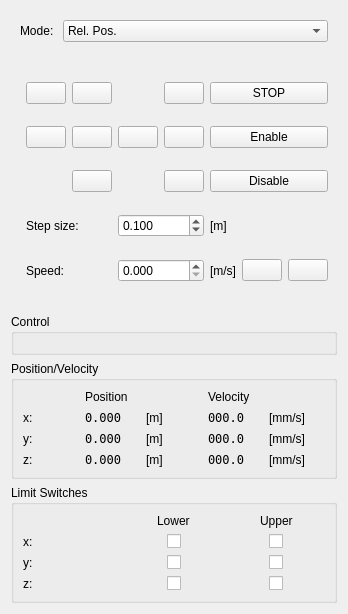
<?xml version="1.0" encoding="UTF-8"?>
<ui version="4.0">
 <class>ManualControlWidget</class>
 <widget class="QWidget" name="ManualControlWidget">
  <property name="geometry">
   <rect>
    <x>0</x>
    <y>0</y>
    <width>348</width>
    <height>614</height>
   </rect>
  </property>
  <property name="sizePolicy">
   <sizepolicy hsizetype="Fixed" vsizetype="Fixed">
    <horstretch>0</horstretch>
    <verstretch>0</verstretch>
   </sizepolicy>
  </property>
  <property name="windowTitle">
   <string>Manual Gantry Control</string>
  </property>
  <layout class="QGridLayout" name="gridLayout">
   <item row="4" column="0" colspan="2">
    <widget class="QGroupBox" name="groupBox">
     <property name="title">
      <string>Position/Velocity</string>
     </property>
     <layout class="QGridLayout" name="gridLayout_4">
      <item row="3" column="4">
       <widget class="QLabel" name="label_6">
        <property name="text">
         <string>[mm/s]</string>
        </property>
       </widget>
      </item>
      <item row="2" column="3">
       <widget class="QLabel" name="actual_velocity_y">
        <property name="font">
         <font>
          <family>DejaVu Sans Mono</family>
         </font>
        </property>
        <property name="text">
         <string>000.0</string>
        </property>
       </widget>
      </item>
      <item row="2" column="1">
       <widget class="QLabel" name="actual_position_y">
        <property name="font">
         <font>
          <family>DejaVu Sans Mono</family>
         </font>
        </property>
        <property name="text">
         <string>0.000</string>
        </property>
       </widget>
      </item>
      <item row="2" column="4">
       <widget class="QLabel" name="label_5">
        <property name="text">
         <string>[mm/s]</string>
        </property>
       </widget>
      </item>
      <item row="2" column="0">
       <widget class="QLabel" name="y_label">
        <property name="text">
         <string>y:</string>
        </property>
       </widget>
      </item>
      <item row="3" column="0">
       <widget class="QLabel" name="z_label">
        <property name="text">
         <string>z:</string>
        </property>
       </widget>
      </item>
      <item row="3" column="2">
       <widget class="QLabel" name="z_unit_label">
        <property name="text">
         <string>[m]</string>
        </property>
       </widget>
      </item>
      <item row="2" column="2">
       <widget class="QLabel" name="y_pos_unit_label">
        <property name="text">
         <string>[m]</string>
        </property>
       </widget>
      </item>
      <item row="1" column="3">
       <widget class="QLabel" name="actual_velocity_x">
        <property name="font">
         <font>
          <family>DejaVu Sans Mono</family>
         </font>
        </property>
        <property name="text">
         <string>000.0</string>
        </property>
       </widget>
      </item>
      <item row="3" column="1">
       <widget class="QLabel" name="actual_position_z">
        <property name="font">
         <font>
          <family>DejaVu Sans Mono</family>
         </font>
        </property>
        <property name="text">
         <string>0.000</string>
        </property>
       </widget>
      </item>
      <item row="1" column="0">
       <widget class="QLabel" name="x_label">
        <property name="text">
         <string>x:</string>
        </property>
       </widget>
      </item>
      <item row="1" column="2">
       <widget class="QLabel" name="x_pos_unit_label">
        <property name="text">
         <string>[m]</string>
        </property>
       </widget>
      </item>
      <item row="1" column="1">
       <widget class="QLabel" name="actual_position_x">
        <property name="font">
         <font>
          <family>DejaVu Sans Mono</family>
         </font>
        </property>
        <property name="text">
         <string>0.000</string>
        </property>
        <property name="scaledContents">
         <bool>false</bool>
        </property>
       </widget>
      </item>
      <item row="3" column="3">
       <widget class="QLabel" name="actual_velocity_z">
        <property name="font">
         <font>
          <family>DejaVu Sans Mono</family>
         </font>
        </property>
        <property name="text">
         <string>000.0</string>
        </property>
       </widget>
      </item>
      <item row="1" column="4">
       <widget class="QLabel" name="label_4">
        <property name="text">
         <string>[mm/s]</string>
        </property>
       </widget>
      </item>
      <item row="0" column="1" colspan="2">
       <widget class="QLabel" name="label_7">
        <property name="text">
         <string>Position</string>
        </property>
       </widget>
      </item>
      <item row="0" column="3" colspan="2">
       <widget class="QLabel" name="label_8">
        <property name="text">
         <string>Velocity</string>
        </property>
       </widget>
      </item>
     </layout>
    </widget>
   </item>
   <item row="3" column="0" colspan="2">
    <widget class="QGroupBox" name="groupBox_2">
     <property name="title">
      <string>Control</string>
     </property>
     <layout class="QGridLayout" name="gridLayout_5"/>
    </widget>
   </item>
   <item row="5" column="0" colspan="2">
    <widget class="QGroupBox" name="groupBox_3">
     <property name="toolTip">
      <string>Overview of the limit switch states.</string>
     </property>
     <property name="title">
      <string>Limit Switches</string>
     </property>
     <layout class="QGridLayout" name="gridLayout_6">
      <item row="1" column="0">
       <widget class="QLabel" name="label_9">
        <property name="text">
         <string>x:</string>
        </property>
       </widget>
      </item>
      <item row="0" column="1" alignment="Qt::AlignHCenter">
       <widget class="QLabel" name="label_2">
        <property name="text">
         <string>Lower</string>
        </property>
       </widget>
      </item>
      <item row="2" column="0">
       <widget class="QLabel" name="label_12">
        <property name="text">
         <string>y:</string>
        </property>
       </widget>
      </item>
      <item row="0" column="2" alignment="Qt::AlignHCenter">
       <widget class="QLabel" name="label_3">
        <property name="text">
         <string>Upper</string>
        </property>
       </widget>
      </item>
      <item row="3" column="0">
       <widget class="QLabel" name="label_15">
        <property name="text">
         <string>z:</string>
        </property>
       </widget>
      </item>
      <item row="1" column="1" alignment="Qt::AlignHCenter">
       <widget class="QCheckBox" name="ll_x_indicator">
        <property name="toolTip">
         <string>State of the lower limit switch of the x-axis</string>
        </property>
        <property name="text">
         <string/>
        </property>
       </widget>
      </item>
      <item row="1" column="2" alignment="Qt::AlignHCenter">
       <widget class="QCheckBox" name="ul_x_indicator">
        <property name="toolTip">
         <string>State of the upper limit switch of the x-axis</string>
        </property>
        <property name="text">
         <string/>
        </property>
       </widget>
      </item>
      <item row="2" column="1" alignment="Qt::AlignHCenter">
       <widget class="QCheckBox" name="ll_y_indicator">
        <property name="toolTip">
         <string>State of the lower limit switch of the y-axis</string>
        </property>
        <property name="text">
         <string/>
        </property>
       </widget>
      </item>
      <item row="2" column="2" alignment="Qt::AlignHCenter">
       <widget class="QCheckBox" name="ul_y_indicator">
        <property name="toolTip">
         <string>State of the upper limit switch of the y-axis</string>
        </property>
        <property name="text">
         <string/>
        </property>
       </widget>
      </item>
      <item row="3" column="1" alignment="Qt::AlignHCenter">
       <widget class="QCheckBox" name="ll_z_indicator">
        <property name="toolTip">
         <string>State of the lower limit switch of the z-axis</string>
        </property>
        <property name="text">
         <string/>
        </property>
       </widget>
      </item>
      <item row="3" column="2" alignment="Qt::AlignHCenter">
       <widget class="QCheckBox" name="ul_z_indicator">
        <property name="toolTip">
         <string>State of the upper limit switch of the z-axis</string>
        </property>
        <property name="text">
         <string/>
        </property>
       </widget>
      </item>
     </layout>
    </widget>
   </item>
   <item row="1" column="0" colspan="2">
    <widget class="QWidget" name="widget" native="true">
     <layout class="QFormLayout" name="formLayout">
      <item row="0" column="0">
       <widget class="QLabel" name="mode_label">
        <property name="text">
         <string>Mode: </string>
        </property>
       </widget>
      </item>
      <item row="0" column="1">
       <widget class="QComboBox" name="mode_combobox">
        <item>
         <property name="text">
          <string>Rel. Pos.</string>
         </property>
        </item>
        <item>
         <property name="text">
          <string>Velocity</string>
         </property>
        </item>
       </widget>
      </item>
     </layout>
    </widget>
   </item>
   <item row="2" column="1">
    <widget class="QStackedWidget" name="stack_widget">
     <property name="currentIndex">
      <number>0</number>
     </property>
     <widget class="QWidget" name="relative_position">
      <layout class="QGridLayout" name="gridLayout_2">
       <item row="11" column="5">
        <widget class="QPushButton" name="rel_set_speed">
         <property name="toolTip">
          <string>Apply currently set maximum velocity for position control mode.</string>
         </property>
         <property name="text">
          <string/>
         </property>
         <property name="icon">
          <iconset theme="document-save">
           <normaloff>../../../../../.designer/backup</normaloff>../../../../../.designer/backup</iconset>
         </property>
        </widget>
       </item>
       <item row="0" column="1">
        <widget class="QPushButton" name="rel_forward_y">
         <property name="toolTip">
          <string>Move along positive y-axis direction.</string>
         </property>
         <property name="text">
          <string/>
         </property>
         <property name="icon">
          <iconset theme="go-up" resource="manual_control.qrc">
           <normaloff>:/svg/up.svg</normaloff>:/svg/up.svg</iconset>
         </property>
         <property name="iconSize">
          <size>
           <width>32</width>
           <height>32</height>
          </size>
         </property>
        </widget>
       </item>
       <item row="3" column="1">
        <widget class="QPushButton" name="rel_go_home_xy">
         <property name="text">
          <string/>
         </property>
         <property name="icon">
          <iconset theme="go-home">
           <normaloff>../../../../../.designer/backup</normaloff>../../../../../.designer/backup</iconset>
         </property>
         <property name="iconSize">
          <size>
           <width>32</width>
           <height>32</height>
          </size>
         </property>
        </widget>
       </item>
       <item row="3" column="2">
        <widget class="QPushButton" name="rel_forward_x">
         <property name="toolTip">
          <string>Move along positive x-axis direction.</string>
         </property>
         <property name="text">
          <string/>
         </property>
         <property name="icon">
          <iconset theme="go-next" resource="manual_control.qrc">
           <normaloff>:/svg/right.svg</normaloff>:/svg/right.svg</iconset>
         </property>
         <property name="iconSize">
          <size>
           <width>32</width>
           <height>32</height>
          </size>
         </property>
        </widget>
       </item>
       <item row="11" column="2" colspan="2">
        <widget class="QDoubleSpinBox" name="rel_speed">
         <property name="decimals">
          <number>3</number>
         </property>
         <property name="singleStep">
          <double>0.001000000000000</double>
         </property>
        </widget>
       </item>
       <item row="8" column="2" colspan="2">
        <widget class="QDoubleSpinBox" name="rel_step_size">
         <property name="decimals">
          <number>3</number>
         </property>
         <property name="singleStep">
          <double>0.010000000000000</double>
         </property>
         <property name="value">
          <double>0.100000000000000</double>
         </property>
        </widget>
       </item>
       <item row="5" column="3">
        <widget class="QPushButton" name="rel_backward_z">
         <property name="text">
          <string/>
         </property>
         <property name="icon">
          <iconset theme="go-down" resource="manual_control.qrc">
           <normaloff>:/svg/down.svg</normaloff>:/svg/down.svg</iconset>
         </property>
         <property name="iconSize">
          <size>
           <width>32</width>
           <height>32</height>
          </size>
         </property>
        </widget>
       </item>
       <item row="5" column="1">
        <widget class="QPushButton" name="rel_backward_y">
         <property name="minimumSize">
          <size>
           <width>0</width>
           <height>0</height>
          </size>
         </property>
         <property name="toolTip">
          <string>Move along negative y-axis direction.</string>
         </property>
         <property name="text">
          <string/>
         </property>
         <property name="icon">
          <iconset theme="go-down" resource="manual_control.qrc">
           <normaloff>:/svg/down.svg</normaloff>:/svg/down.svg</iconset>
         </property>
         <property name="iconSize">
          <size>
           <width>32</width>
           <height>32</height>
          </size>
         </property>
        </widget>
       </item>
       <item row="8" column="4">
        <widget class="QLabel" name="rel_step_size_unit">
         <property name="text">
          <string>[m]</string>
         </property>
        </widget>
       </item>
       <item row="0" column="3">
        <widget class="QPushButton" name="rel_forward_z">
         <property name="text">
          <string/>
         </property>
         <property name="icon">
          <iconset theme="go-up" resource="manual_control.qrc">
           <normaloff>:/svg/up.svg</normaloff>:/svg/up.svg</iconset>
         </property>
         <property name="iconSize">
          <size>
           <width>32</width>
           <height>32</height>
          </size>
         </property>
        </widget>
       </item>
       <item row="11" column="4">
        <widget class="QLabel" name="rel_speed_unit">
         <property name="text">
          <string>[m/s]</string>
         </property>
        </widget>
       </item>
       <item row="3" column="0">
        <widget class="QPushButton" name="rel_backward_x">
         <property name="toolTip">
          <string>Move along negative x-axis direction.</string>
         </property>
         <property name="text">
          <string/>
         </property>
         <property name="icon">
          <iconset theme="go-previous" resource="manual_control.qrc">
           <normaloff>:/svg/left.svg</normaloff>:/svg/left.svg</iconset>
         </property>
         <property name="iconSize">
          <size>
           <width>32</width>
           <height>32</height>
          </size>
         </property>
        </widget>
       </item>
       <item row="11" column="0" colspan="2">
        <widget class="QLabel" name="speed_label">
         <property name="text">
          <string>Speed:</string>
         </property>
        </widget>
       </item>
       <item row="11" column="6">
        <widget class="QPushButton" name="rel_get_speed">
         <property name="toolTip">
          <string>Load/refresh currently set maximum velocity for position control mode.</string>
         </property>
         <property name="text">
          <string/>
         </property>
         <property name="icon">
          <iconset theme="view-refresh">
           <normaloff>../../../../../.designer/backup</normaloff>../../../../../.designer/backup</iconset>
         </property>
        </widget>
       </item>
       <item row="0" column="4" colspan="3">
        <widget class="QPushButton" name="rel_stop">
         <property name="text">
          <string>STOP</string>
         </property>
         <property name="icon">
          <iconset theme="dialog-error"/>
         </property>
        </widget>
       </item>
       <item row="3" column="4" colspan="3">
        <widget class="QPushButton" name="rel_enable">
         <property name="toolTip">
          <string>Enable motors.</string>
         </property>
         <property name="text">
          <string>Enable</string>
         </property>
        </widget>
       </item>
       <item row="5" column="4" colspan="3">
        <widget class="QPushButton" name="rel_disable">
         <property name="toolTip">
          <string>Disable motors.</string>
         </property>
         <property name="text">
          <string>Disable</string>
         </property>
        </widget>
       </item>
       <item row="3" column="3">
        <widget class="QPushButton" name="rel_set_home_z">
         <property name="toolTip">
          <string>Home z-axis.</string>
         </property>
         <property name="text">
          <string/>
         </property>
         <property name="icon">
          <iconset resource="manual_control.qrc">
           <normaloff>:/svg/msl.svg</normaloff>:/svg/msl.svg</iconset>
         </property>
         <property name="iconSize">
          <size>
           <width>32</width>
           <height>32</height>
          </size>
         </property>
        </widget>
       </item>
       <item row="8" column="0" colspan="2">
        <widget class="QLabel" name="step_size_label">
         <property name="text">
          <string>Step size:</string>
         </property>
        </widget>
       </item>
       <item row="0" column="0">
        <widget class="QPushButton" name="rel_set_home_xy">
         <property name="toolTip">
          <string>Home x- and y-axis.</string>
         </property>
         <property name="text">
          <string/>
         </property>
         <property name="icon">
          <iconset resource="manual_control.qrc">
           <normaloff>:/svg/msl.svg</normaloff>:/svg/msl.svg</iconset>
         </property>
         <property name="iconSize">
          <size>
           <width>32</width>
           <height>32</height>
          </size>
         </property>
        </widget>
       </item>
      </layout>
     </widget>
     <widget class="QWidget" name="velocity">
      <layout class="QGridLayout" name="gridLayout_3">
       <item row="0" column="0">
        <widget class="QPushButton" name="vel_set_home_xy">
         <property name="toolTip">
          <string>Home x- and y-axis.</string>
         </property>
         <property name="text">
          <string/>
         </property>
         <property name="icon">
          <iconset resource="manual_control.qrc">
           <normaloff>:/svg/msl.svg</normaloff>:/svg/msl.svg</iconset>
         </property>
         <property name="iconSize">
          <size>
           <width>32</width>
           <height>32</height>
          </size>
         </property>
        </widget>
       </item>
       <item row="3" column="2" colspan="2">
        <widget class="QDoubleSpinBox" name="move_speed_spinbox">
         <property name="decimals">
          <number>3</number>
         </property>
         <property name="minimum">
          <double>0.010000000000000</double>
         </property>
         <property name="maximum">
          <double>0.250000000000000</double>
         </property>
         <property name="singleStep">
          <double>0.010000000000000</double>
         </property>
        </widget>
       </item>
       <item row="0" column="1">
        <widget class="QPushButton" name="y_move_forward_button">
         <property name="toolTip">
          <string>Move along positive y-axis direction.</string>
         </property>
         <property name="text">
          <string/>
         </property>
         <property name="icon">
          <iconset theme="go-up">
           <normaloff>../../../../../.designer/backup</normaloff>../../../../../.designer/backup</iconset>
         </property>
         <property name="iconSize">
          <size>
           <width>32</width>
           <height>32</height>
          </size>
         </property>
        </widget>
       </item>
       <item row="2" column="3">
        <widget class="QPushButton" name="z_move_backward_button">
         <property name="text">
          <string/>
         </property>
         <property name="icon">
          <iconset theme="go-down">
           <normaloff>../../../../../.designer/backup</normaloff>../../../../../.designer/backup</iconset>
         </property>
         <property name="iconSize">
          <size>
           <width>32</width>
           <height>32</height>
          </size>
         </property>
        </widget>
       </item>
       <item row="1" column="4" colspan="2">
        <widget class="QPushButton" name="vel_enable">
         <property name="toolTip">
          <string>Enable motors.</string>
         </property>
         <property name="text">
          <string>Enable</string>
         </property>
        </widget>
       </item>
       <item row="1" column="2">
        <widget class="QPushButton" name="x_move_forward_button">
         <property name="toolTip">
          <string>Move along positive x-axis direction.</string>
         </property>
         <property name="text">
          <string/>
         </property>
         <property name="icon">
          <iconset theme="go-next">
           <normaloff>../../../../../.designer/backup</normaloff>../../../../../.designer/backup</iconset>
         </property>
         <property name="iconSize">
          <size>
           <width>32</width>
           <height>32</height>
          </size>
         </property>
        </widget>
       </item>
       <item row="3" column="4">
        <widget class="QLabel" name="move_speed_unit_label">
         <property name="text">
          <string>[m/s]</string>
         </property>
        </widget>
       </item>
       <item row="1" column="1">
        <widget class="QPushButton" name="vel_go_home_xy">
         <property name="text">
          <string/>
         </property>
         <property name="icon">
          <iconset theme="go-home">
           <normaloff>../../../../../.designer/backup</normaloff>../../../../../.designer/backup</iconset>
         </property>
         <property name="iconSize">
          <size>
           <width>32</width>
           <height>32</height>
          </size>
         </property>
        </widget>
       </item>
       <item row="0" column="4" colspan="2">
        <widget class="QPushButton" name="move_stop_button">
         <property name="text">
          <string>STOP</string>
         </property>
        </widget>
       </item>
       <item row="1" column="3">
        <widget class="QPushButton" name="vel_set_home_z">
         <property name="toolTip">
          <string>Home z-axis.</string>
         </property>
         <property name="text">
          <string/>
         </property>
         <property name="icon">
          <iconset resource="manual_control.qrc">
           <normaloff>:/svg/msl.svg</normaloff>:/svg/msl.svg</iconset>
         </property>
         <property name="iconSize">
          <size>
           <width>32</width>
           <height>32</height>
          </size>
         </property>
        </widget>
       </item>
       <item row="2" column="1">
        <widget class="QPushButton" name="y_move_backward_button">
         <property name="toolTip">
          <string>Move along negative y-axis direction.</string>
         </property>
         <property name="text">
          <string/>
         </property>
         <property name="icon">
          <iconset theme="go-down">
           <normaloff>../../../../../.designer/backup</normaloff>../../../../../.designer/backup</iconset>
         </property>
         <property name="iconSize">
          <size>
           <width>32</width>
           <height>32</height>
          </size>
         </property>
        </widget>
       </item>
       <item row="4" column="3">
        <spacer name="verticalSpacer">
         <property name="orientation">
          <enum>Qt::Vertical</enum>
         </property>
         <property name="sizeHint" stdset="0">
          <size>
           <width>20</width>
           <height>40</height>
          </size>
         </property>
        </spacer>
       </item>
       <item row="1" column="0">
        <widget class="QPushButton" name="x_move_backward_button">
         <property name="toolTip">
          <string>Move along negative x-axis direction.</string>
         </property>
         <property name="text">
          <string/>
         </property>
         <property name="icon">
          <iconset theme="go-previous">
           <normaloff>../../../../../.designer/backup</normaloff>../../../../../.designer/backup</iconset>
         </property>
         <property name="iconSize">
          <size>
           <width>32</width>
           <height>32</height>
          </size>
         </property>
        </widget>
       </item>
       <item row="0" column="3">
        <widget class="QPushButton" name="z_move_forward_button">
         <property name="text">
          <string/>
         </property>
         <property name="icon">
          <iconset theme="go-up">
           <normaloff>../../../../../.designer/backup</normaloff>../../../../../.designer/backup</iconset>
         </property>
         <property name="iconSize">
          <size>
           <width>32</width>
           <height>32</height>
          </size>
         </property>
        </widget>
       </item>
       <item row="2" column="4" colspan="2">
        <widget class="QPushButton" name="vel_disable">
         <property name="toolTip">
          <string>Disabale motors.</string>
         </property>
         <property name="text">
          <string>Disable</string>
         </property>
        </widget>
       </item>
       <item row="3" column="0" colspan="2">
        <widget class="QLabel" name="move_speed_label">
         <property name="text">
          <string>Speed:</string>
         </property>
        </widget>
       </item>
      </layout>
     </widget>
    </widget>
   </item>
  </layout>
 </widget>
 <resources>
  <include location="manual_control.qrc"/>
 </resources>
 <connections/>
</ui>
